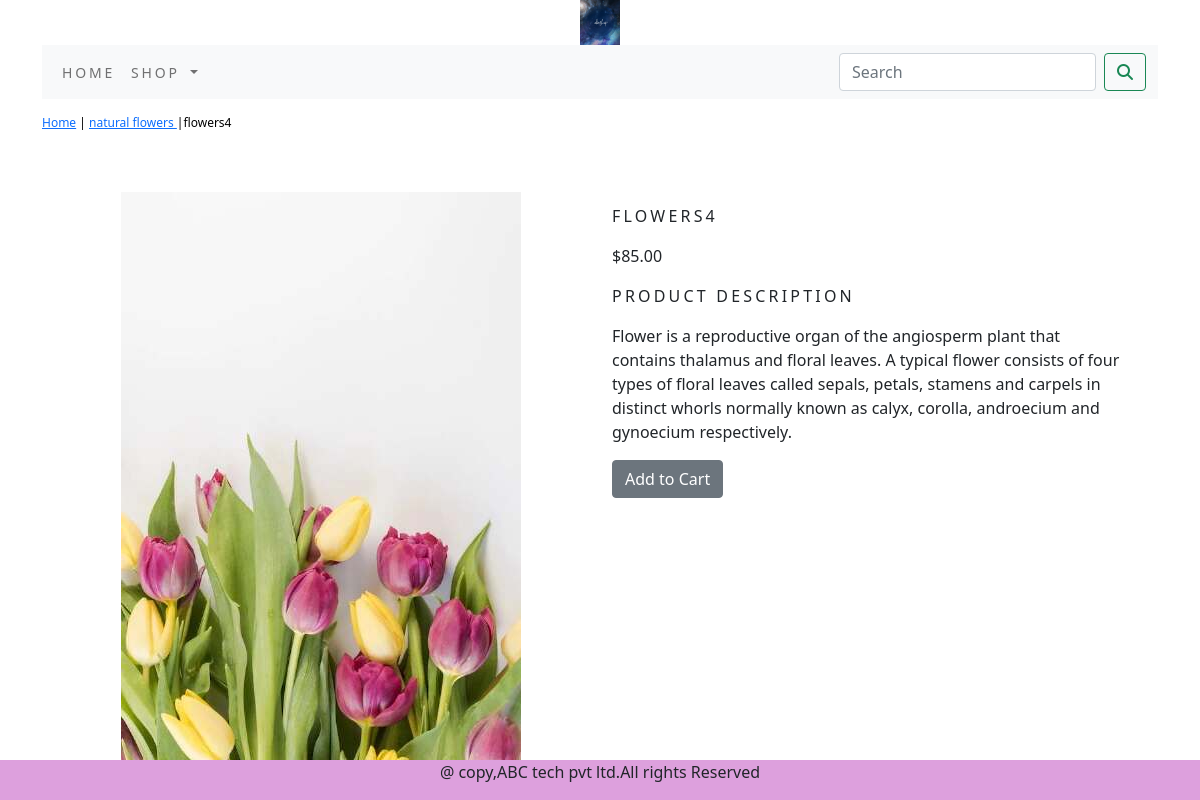
/shop/natural-flowers/flowers4/, run on the app's committed database.
### shop/models.py (models this page shows, shortened)
class Product(models.Model):
    name=models.CharField(max_length=250,unique=True)
    slug=models.SlugField(max_length=250,unique=True)
    description=models.TextField(blank=True)
    price=models.DecimalField(max_digits=10,decimal_places=2)
    category=models.ForeignKey(Category,on_delete=models.CASCADE)
    image=models.ImageField(upload_to='product',blank=True)
    stock=models.IntegerField()
    available=models.BooleanField(default=True)
    created=models.DateTimeField(auto_now_add=True)
    updated=models.DateTimeField(auto_now_add=True)
    class Meta:
        ordering=('name',)
        verbose_name='product'
        verbose_name_plural='products'

class Category(models.Model):
    name=models.CharField(max_length=250,unique=True)
    slug=models.SlugField(max_length=250,unique=True)
    description=models.TextField(blank=True)
    image=models.ImageField(upload_to='category',blank=True)
    class Meta:
        ordering=('name',)
        verbose_name='category'
        verbose_name_plural='categories'
    def get_url(self):
        return reverse('shop:product_by_category', args=[self.slug])
    def __str__(self):
        return '{}'.format(self.name)

### shop/views.py (the view)
# urls.py: path('<slug:c_slug>/<slug:product_slug>/',views.proDetail,name='prodCatdetail')
def proDetail(request,c_slug,product_slug):
    try:
        product=Product.objects.get(category__slug=c_slug,slug=product_slug)
    except Exception as e:
        raise e
    return render(request,"product.html",{'product':product})

### cart/context_processors.py (called while the page is built)
def counter(request):
    item_count=0
    if 'admin' in request.path:
        return {}
    else:
        try:
            cart=Cart.objects.filter(cart_id=_cart_id(request))
            cart_items=CartItem.objects.all().filter(cart=cart[:1])
            for cart_item in cart_items:
                item_count += cart_item.quantity
        except Cart.DoesNotExist:
            item_count =0
    return dict(item_count=item_count)

### cart/views.py (called while the page is built)
def _cart_id(request):
    cart=request.session.session_key
    if not cart:
        cart=request.session.create()
    return cart

### shop/context_processors.py (called while the page is built)
def menu_links(request):
    links=Category.objects.all()
    return dict(links=links)

### templates/product.html (shortened to what this page needs)
{% extends 'base.html' %}
{% load static %}
{% block content %}
<div class="row my_prod_row_class">
    <div class="mx_auto">
     <p>
         <a href="{% url 'shop:allProdCat' %}">Home</a> | <a href="{{product.category.get_url}}">
         {{product.category}}
     </a>|{{product.name}}
     </p>
    </div>
</div>
<div class="container">
<br>
<div class="row">
    <div class="col-12 col-sm-12 col-md-12 col-lg-6 text-center">
        <div style="min-width:18rem;">
            <img src="{{product.image.url}}" alt="{{product.name}}">
        </div>
    </div>
    <div class="col-12 col-sm-12 col-md-12 col-lg-6 ">
        <div>
    <h1 class="my_prod_title">{{product.name}}</h1>
    <p >
    ${{product.price}}</p>
    <p class="my_title">Product Description </p>
    <p class="text-justify my_prod_text"> {{product.description}}</p>
    {% if product.stock <= 0 %}
    <p class="text-justify my_prod_text"><b>Out of Stock</b>
    </p>
    {% else %}
    <a  class="btn btn-secondary" href="{% url 'cart:add_cart' product.id %}"> Add to Cart</a>
            {% endif %}
</div>
    </div>
{% endblock %}

### static/css/custom.css (style rules this page uses)
body { font-family: 'Roboto', sans-serif; }
.my_title { font-size:16px; text-transform:uppercase; letter-spacing:.2em; }
.my_prod_row_class { padding-top:15px; padding-bottom:20px; }
.my_prod_row_class .mx_auto { color:#000; font-size:12px; text-decoration:none; }
.my_prod_title { font-size:16px; text-transform:uppercase; letter-spacing:.2em; padding-top:15px; padding-bottom:10px; }
.my_prod_text { padding-right:20px; }

### data on the page
Product: category "natural flowers", name "flowers4", image (picture), name "FLOWERS4", price "85.00", description "Flower is a reproductive organ of the angiosperm plant that contains thalamus and floral leaves. A typical flower consists of four types of floral leaves called sepals, petals, stamens and carpels in distinct whorls normally known as calyx, corolla, androecium and gynoecium respectively."
